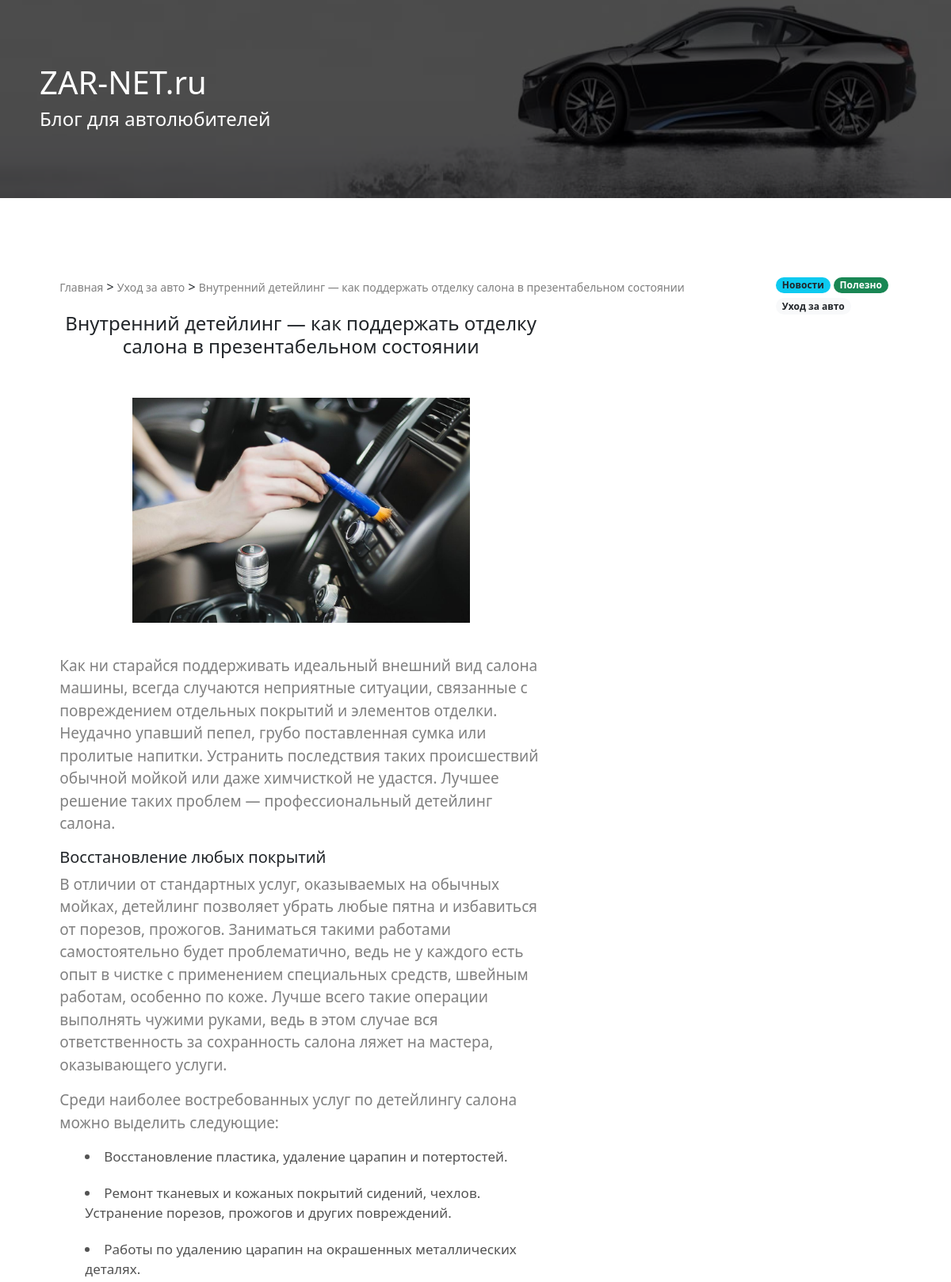
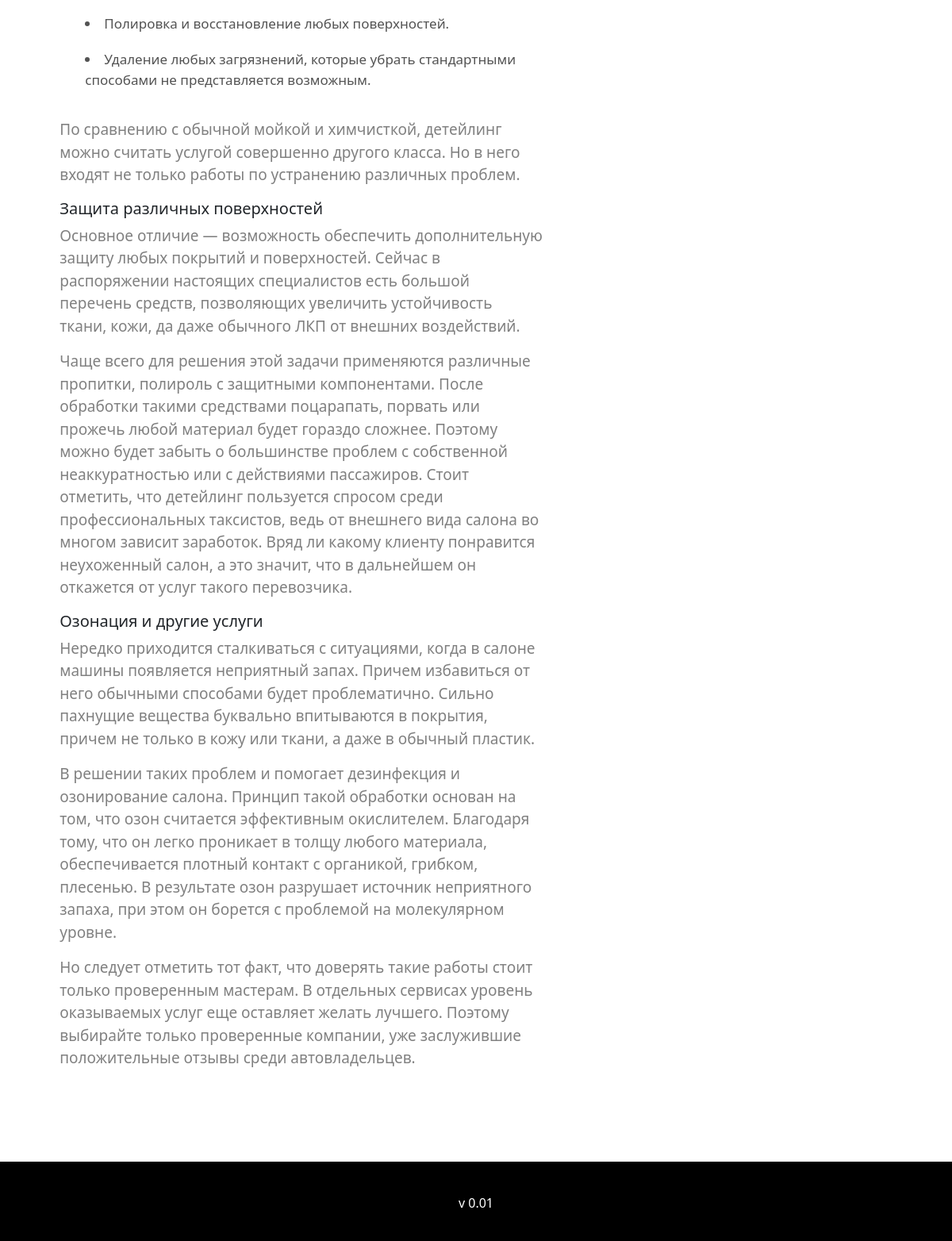
Page /blog/internal_detailing on the committed database (2 pictures, top to bottom).
### models.py (models this page shows, shortened)
class BaseModel(Model):
    class Meta:
        database = db

class Category(BaseModel):
    name = TextField(verbose_name="")
    slug = TextField(unique=True, verbose_name="")

class Content(BaseModel):
    title = TextField(unique=True, verbose_name="")
    content = TextField(unique=True, verbose_name="")
    category = ForeignKeyField(Category, field="id", null=True)
    slug = TextField(unique=True, verbose_name="")
    img = TextField()
    author = ForeignKeyField(Author, field="id", null=True)
    created_at = DateTimeField(default=datetime.datetime.now, verbose_name="")
    is_published = BooleanField(default=False, verbose_name="")
    def get_category(self):
        if self.category:
            return Category.get_or_none(Category.id == self.category).name
        return None
    def get_slug_for_url(self):
        url_slug = Category.get_or_none(Category.id == self.category).slug
        return url_slug

### app.py (the view)
@app.route("/blog/<slug>")
def blog_material(slug):
    article = con.get_article(slug)
    category = con.get_category()
    return render_template("article.html", data=article, category=category)

### controll.py (called while the page is built)
def get_article(slug):
    try:
        article = Content.get_or_none(Content.slug == slug.strip())
        return article
    except Exception as e:
        print(e)
        return None

def get_category():
    data_class = []
    category = Category.select()
    for c in range(len(category)):
        data_class.append(CATEGORY_CLASS[random.randint(0, len(CATEGORY_CLASS) -1 )])
    return [category, data_class, CATEGORY_COLOR_TEXT, len(category)]

### templates/article.html (shortened to what this page needs)
{% extends "base.html" %}
{% block content %}
    <div class="container-fluid">
        <span class="navigation">
            <a href="/">Главная</a> > <a href="/category/{{data.get_slug_for_url()}}">{{data.get_category()}}</a> > <a href="/blog/{{data.slug}}">{{data.title}}</a>
        </span>
        <div class="container-article">
            <div class="title-article">
                <h4>{{data.title}}</h4>
            </div>
            <div class="img-article-bl">
                <img src="{{url_for('static', filename=data.img)}}" alt="{{data.title}}" class="img-article">
            </div>
            <div class="content-article">
                    {{data.content|safe}}
            </div>
        </div>
    </div>
    <div class="nav-rigth">
        {% include "nav.html"%}
    </div>
{% endblock %}

### templates/nav.html
<div class="nav-bl">
    {% for cat in range(category[-1])%}
    <span class="badge rounded-pill  {{category[1][cat]}} ">
        <a href="/category/{{category[0][cat].slug}}" class="{%if category[1][cat] in category[2]%}text-dark{%endif%}">
         {{category[0][cat].name}}
        </a>
    </span>
        {% endfor %}
</div>

### static/css/style.css (style rules this page uses)
* { width: 100%; padding: 0px; margin: 0; border: 0; overflow-x: hidden; }
.nav-rigth { width: 20%; padding-left: 40px; }
.container-fluid { width: 75%; }
.container-article { width: 80%; padding: 20px 50px 0px 0px; }
.title-article { width: 100%; height: auto; text-align: center; }
.title-article > h4 { height: 100px; }
.img-article-bl { text-align: center; }
.img-article { width: 70%; padding: 0px 0px 40px 0px; }
.content-article > p { color: gray; font-size: 19px; font-weight: 400; }
.content-article ul > li { list-style: inside !important; font-size: 17px; padding-bottom: 20px; color: #535353; }
.container-article h5 { overflow-y: hidden ; }
.navigation > a { font-size: 14px; color: gray; text-decoration: none; }
.badge { width: auto !important; }
.nav-bl span > a { text-decoration: none; color: white; }

### rows in the picture
Category: get_category "Уход за авто", name "Уход за авто"
Content: title "Внутренний детейлинг — как поддержать отделку салона в презентабельном состоянии", img (picture), content "Как ни старайся поддерживать идеальный внешний вид салона машины, всегда случаются неприятные ситуации, связанные с повреждением отдельных покрытий и элементов отделки. Неудачно упавший пепел, грубо поставленная сумка или пролитые напитки. Устранить последствия таких происшествий обычной мойкой или даже химчисткой не удастся. Лучшее решение таких проблем — профессиональный детейлинг салона. Восстановление любых покрытий В отличии от стандартных услуг, оказываемых на обычных мойках, детейлинг позволяет убрать любые пятна и избавиться от порезов, прожогов. Заниматься такими работами самостоятельно будет проблематично, ведь не у каждого есть опыт в чистке с применением специальных средств,…"
Category: name "Новости"
Category: name "Полезно"
